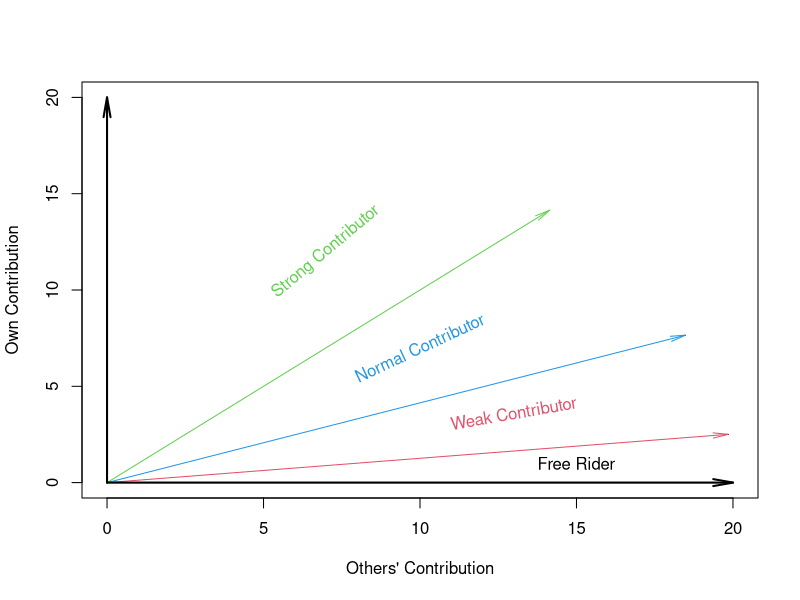

The R script that drew this image:
xx = c( cos(pi/2), cos(pi/4), cos(pi/8), cos(pi/25), cos(0)) * 20
yy = c( sin(pi/2), sin(pi/4), sin(pi/8), sin(pi/25), sin(0)) * 20
plot(xx, yy, pch='.', xlab = "Others' Contribution", ylab = "Own Contribution")

x = c( cos(pi/4), cos(pi/8), cos(pi/25)) * 20
y = c( sin(pi/4), sin(pi/8), sin(pi/25)) * 20
arrows(0,0, x, y, angle = 10, length = 0.15, col = c(3, 4, 2))

X = c( cos(pi/2), cos(0)) * 20
Y = c( sin(pi/2), sin(0)) * 20
arrows(0,0, X, Y, angle = 10, length = 0.2, lwd=2)

text(0.35 * 20,0.6 * 20,"Strong Contributor", col=3, srt=40)

text(0.5 * 20,0.35 * 20,"Normal Contributor", col=4, srt=25)

text(0.65 * 20,0.18 * 20,"Weak Contributor", col=2, srt=10)

text(0.75 * 20,0.05 * 20,"Free Rider", col=1)